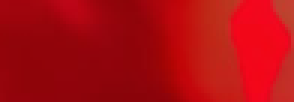
#> input picture recorte_luz_roja2.png, 98 x 34 px, found by its file name (shown 3 times larger)
$ python Imagen_Original_Grises.py
#> lines starting #> are read from the running program, lines starting #| are printed output that depends on the picture
from PIL import Image
import matplotlib.pyplot as plt

# Ruta de la imagen
image_path = r'C:\Users\thebl\OneDrive\Escritorio\Espectrofotometro_Celular\recorte_luz_roja2.png'
image = Image.open(image_path)
#> image is the input picture: PIL image 98x34 RGBA; mean R, G, B, A 175.1, 11.5, 16.6, 255

# Convertir la imagen a escala de grises
gray_image = image.convert('L')
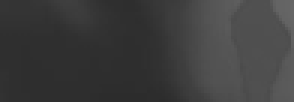
#> gray_image: PIL image 98x34 L (shown 3 times larger); min 44, max 102, mean 61

# Mostrar ambas imágenes: original y escala de grises
plt.figure(figsize=(10, 5))

# Imagen original
plt.subplot(1, 2, 1)
plt.imshow(image)
plt.title('Imagen Original')
plt.axis('off')

# Imagen en escala de grises
plt.subplot(1, 2, 2)
plt.imshow(gray_image, cmap='gray')
plt.title('Imagen en Escala de Grises')
plt.axis('off')

plt.show()
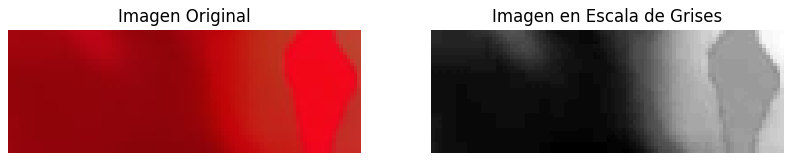
#> figure drawn by matplotlib, 2 panels
